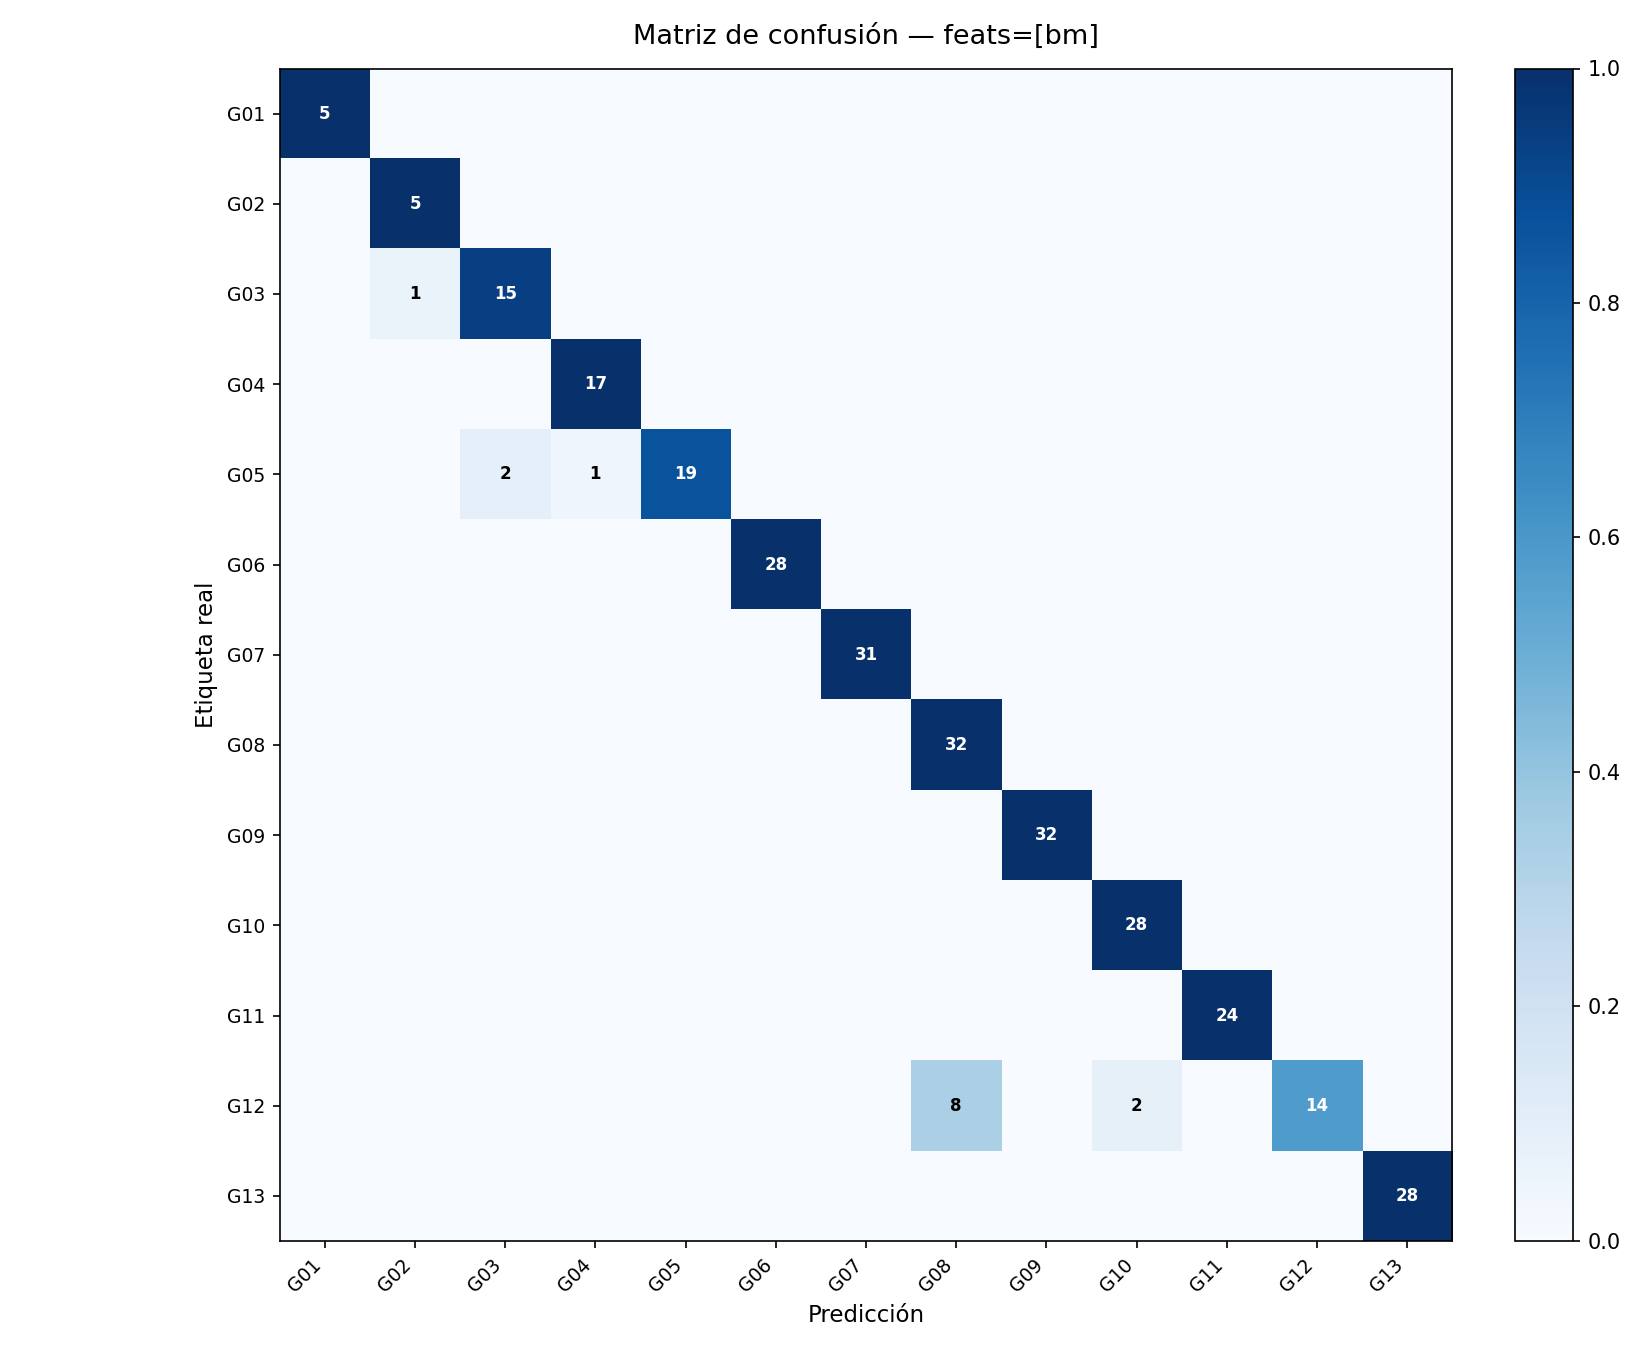

Here is the Python script that generated this plot:
import pickle
import numpy as np
import matplotlib.pyplot as plt
import matplotlib.ticker as ticker

GESTURE_NAMES = [
    'G01 - Beginning position',
    'G02 - Tree posture',
    'G03 - Open and close lotus flower',
    'G04 - Bring sky and earth together',
    'G05 - Canalize energy',
    'G06 - Drive the monkey away',
    'G07 - Move hands like clouds',
    'G08 - Part the wild horse mane',
    'G09 - Golden rooster',
    'G10 - Fair lady works shuttles',
    'G11 - Kick with heel',
    'G12 - Brush knee and twist step',
    'G13 - Grasp the bird tail'
]

# Nombres cortos para los ejes de la matriz
GESTURE_SHORT = [
    'G01', 'G02', 'G03', 'G04', 'G05', 'G06', 'G07',
    'G08', 'G09', 'G10', 'G11', 'G12', 'G13'
]

with open('../otrosArchivos/resultados_bm.pkl', 'rb') as f:
    resultados = pickle.load(f)

# Construir matriz de confusión
confusion = np.zeros((13, 13), dtype=int)
for item in resultados:
    gt = item['gt_label'].item()
    pred = item['pred_label'].item()
    confusion[gt][pred] += 1

# Normalizar por fila para obtener porcentajes
confusion_norm = confusion.astype(float)
for i in range(13):
    total = confusion[i].sum()
    if total > 0:
        confusion_norm[i] = confusion[i] / total

# Figura
fig, ax = plt.subplots(figsize=(11, 9))

im = ax.imshow(confusion_norm, interpolation='nearest', cmap='Blues', vmin=0, vmax=1)
plt.colorbar(im, ax=ax, fraction=0.046, pad=0.04)

ax.set_xticks(np.arange(13))
ax.set_yticks(np.arange(13))
ax.set_xticklabels(GESTURE_SHORT, rotation=45, ha='right', fontsize=9)
ax.set_yticklabels(GESTURE_SHORT, fontsize=9)

ax.set_xlabel('Predicción', fontsize=11)
ax.set_ylabel('Etiqueta real', fontsize=11)
ax.set_title('Matriz de confusión — feats=[bm]', fontsize=13, pad=12)

# Escribir valores en cada celda
for i in range(13):
    for j in range(13):
        count = confusion[i][j]
        if count > 0:
            color = 'white' if confusion_norm[i][j] > 0.5 else 'black'
            ax.text(j, i, str(count), ha='center', va='center',
                    fontsize=8, color=color, fontweight='bold')

plt.tight_layout()
plt.savefig('matriz_confusion_bm.png', dpi=150)
print('Guardado en matriz_confusion_bm.png')

# Imprimir resumen por clase
print(f"\n{'Gesto':<40} {'Correctas':>10} {'Total':>8} {'Precision':>10}")
print("-" * 72)
for i in range(13):
    total = confusion[i].sum()
    correctas = confusion[i][i]
    prec = correctas / total if total > 0 else 0
    print(f"{GESTURE_NAMES[i]:<40} {correctas:>10} {total:>8} {prec:>10.1%}")

print("\nConfusiones:")
for i in range(13):
    for j in range(13):
        if i != j and confusion[i][j] > 0:
            print(f"  {GESTURE_NAMES[i]} → {GESTURE_NAMES[j]}: {confusion[i][j]} veces")
